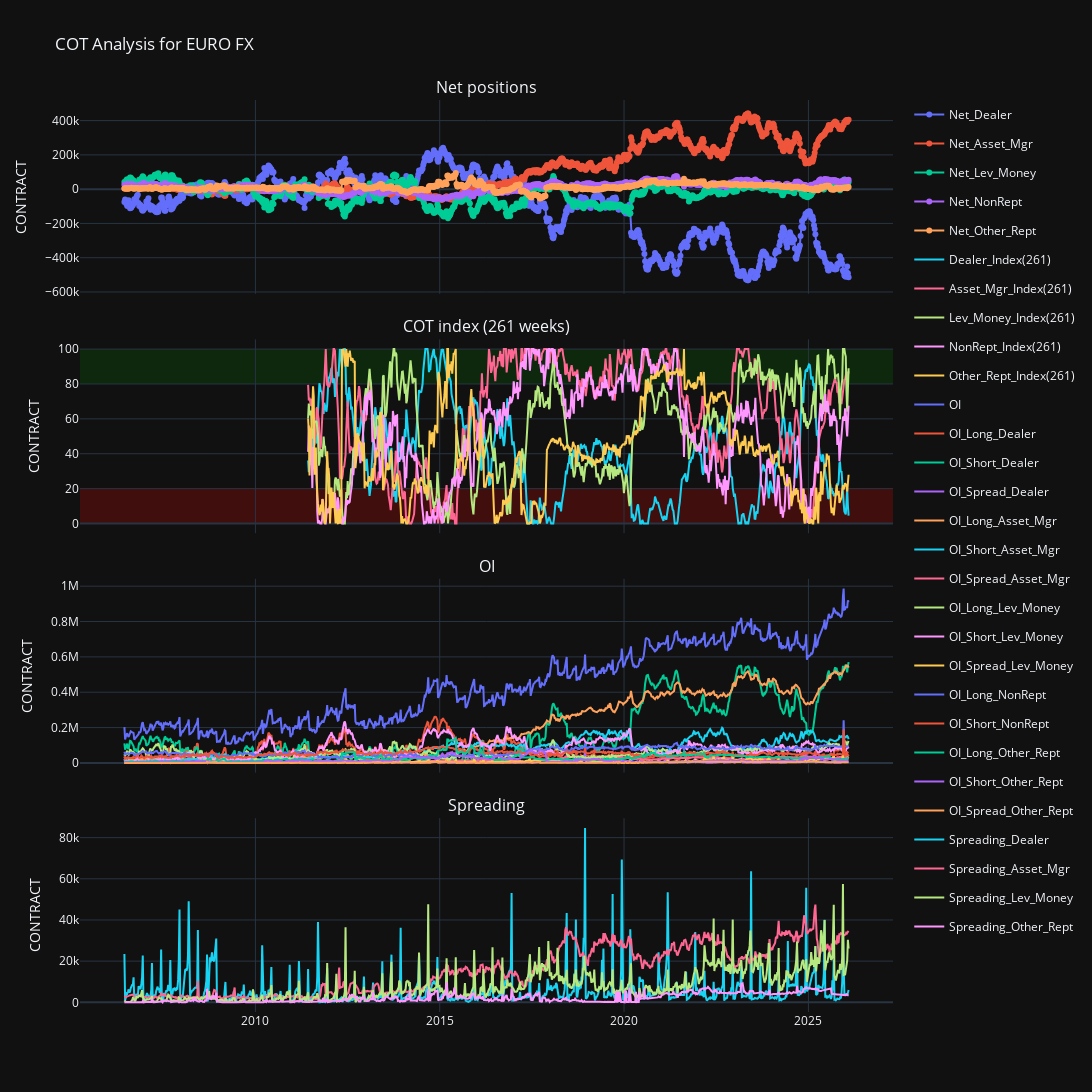

The cell this chart's notebook holds for it:
### Code cell
from plotly.subplots import make_subplots
import plotly.graph_objects as go

fig = make_subplots(rows=4, cols=1, shared_xaxes=True, vertical_spacing=0.05, subplot_titles=("Net positions", f"COT index ({N} weeks)", 'OI', 'Spreading'))

for col in df_net.columns:
    fig.add_trace(
        go.Scatter(
            x=df_net.index,
            y=df_net[col],
            name=col,
            legendgroup=col,
            mode='lines+markers',      # <-- add markers along with lines
        ),
        row=1, col=1
    )

for col in df_index.columns:
    fig.add_trace(
        go.Scatter(
            x=df_index.index,
            y=df_index[col],
            name=col,
            legendgroup=col
        ),
        row=2, col=1
    )
for col in df_oi.columns:
    fig.add_trace(
        go.Scatter(
            x=df_oi.index,
            y=df_oi[col],
            name=col,
            legendgroup=col
        ),
        row=3, col=1
    )
for col in df_spreading.columns:
    fig.add_trace(
        go.Scatter(
            x=df_spreading.index,
            y=df_spreading[col],
            name=col,
            legendgroup=col
        ),
        row=4, col=1
    )

fig.add_shape(
    type='rect',
    xref='paper',  # spans the full width of the plot
    yref='y2',  # y-axis of subplot in row 1
    x0=0,
    x1=1,
    y0=80,       # Adjust based on your y-axis range
    y1=100,
    fillcolor='green',
    opacity=0.2,
    line_width=0,
    layer='below'
)

fig.add_shape(
    type='rect',
    xref='paper',  # spans the full width of the plot
    yref='y2',  # y-axis of subplot in row 1
    x0=0,
    x1=1,
    y0=0,              # Adjust based on your y-axis range
    y1=20,
    fillcolor='red',
    opacity=0.2,
    line_width=0,
    layer='below'
)

# Update layout
fig.update_layout(
    height=2000,
    width=1450,
    title_text=f"COT Analysis for EURO FX",
    template='plotly_dark',
    hovermode='x unified',  # or 'x unified' or 'closest',
)

fig.update_yaxes(title_text='CONTRACT')

### Figure 1 — Plotly figure (JSON) as saved in the notebook; plotly's stock layout.template omitted (floating-point values rounded to 4 significant figures; data arrays with more than 128 entries replaced by an {"elided": "..."} marker saying what was removed)
{"data": [{"legendgroup": "Net_Dealer", "mode": "lines+markers", "name": "Net_Dealer", "x": {"elided": "1026 str values"}, "y": {"elided": "1026 float values"}, "type": "scatter", "xaxis": "x", "yaxis": "y"}, {"legendgroup": "Net_Asset_Mgr", "mode": "lines+markers", "name": "Net_Asset_Mgr", "x": {"elided": "1026 str values"}, "y": {"elided": "1026 float values"}, "type": "scatter", "xaxis": "x", "yaxis": "y"}, {"legendgroup": "Net_Lev_Money", "mode": "lines+markers", "name": "Net_Lev_Money", "x": {"elided": "1026 str values"}, "y": {"elided": "1026 float values"}, "type": "scatter", "xaxis": "x", "yaxis": "y"}, {"legendgroup": "Net_NonRept", "mode": "lines+markers", "name": "Net_NonRept", "x": {"elided": "1026 str values"}, "y": {"elided": "1026 float values"}, "type": "scatter", "xaxis": "x", "yaxis": "y"}, {"legendgroup": "Net_Other_Rept", "mode": "lines+markers", "name": "Net_Other_Rept", "x": {"elided": "1026 str values"}, "y": {"elided": "1026 float values"}, "type": "scatter", "xaxis": "x", "yaxis": "y"}, {"legendgroup": "Dealer_Index(261)", "name": "Dealer_Index(261)", "x": {"elided": "766 str values"}, "y": {"elided": "766 float values"}, "type": "scatter", "xaxis": "x2", "yaxis": "y2"}, {"legendgroup": "Asset_Mgr_Index(261)", "name": "Asset_Mgr_Index(261)", "x": {"elided": "766 str values"}, "y": {"elided": "766 float values"}, "type": "scatter", "xaxis": "x2", "yaxis": "y2"}, {"legendgroup": "Lev_Money_Index(261)", "name": "Lev_Money_Index(261)", "x": {"elided": "766 str values"}, "y": {"elided": "766 float values"}, "type": "scatter", "xaxis": "x2", "yaxis": "y2"}, {"legendgroup": "NonRept_Index(261)", "name": "NonRept_Index(261)", "x": {"elided": "766 str values"}, "y": {"elided": "766 float values"}, "type": "scatter", "xaxis": "x2", "yaxis": "y2"}, {"legendgroup": "Other_Rept_Index(261)", "name": "Other_Rept_Index(261)", "x": {"elided": "766 str values"}, "y": {"elided": "766 float values"}, "type": "scatter", "xaxis": "x2", "yaxis": "y2"}, {"legendgroup": "OI", "name": "OI", "x": {"elided": "1026 str values"}, "y": {"elided": "1026 float values"}, "type": "scatter", "xaxis": "x3", "yaxis": "y3"}, {"legendgroup": "OI_Long_Dealer", "name": "OI_Long_Dealer", "x": {"elided": "1026 str values"}, "y": {"elided": "1026 float values"}, "type": "scatter", "xaxis": "x3", "yaxis": "y3"}, {"legendgroup": "OI_Short_Dealer", "name": "OI_Short_Dealer", "x": {"elided": "1026 str values"}, "y": {"elided": "1026 float values"}, "type": "scatter", "xaxis": "x3", "yaxis": "y3"}, {"legendgroup": "OI_Spread_Dealer", "name": "OI_Spread_Dealer", "x": {"elided": "1026 str values"}, "y": {"elided": "1026 float values"}, "type": "scatter", "xaxis": "x3", "yaxis": "y3"}, {"legendgroup": "OI_Long_Asset_Mgr", "name": "OI_Long_Asset_Mgr", "x": {"elided": "1026 str values"}, "y": {"elided": "1026 float values"}, "type": "scatter", "xaxis": "x3", "yaxis": "y3"}, {"legendgroup": "OI_Short_Asset_Mgr", "name": "OI_Short_Asset_Mgr", "x": {"elided": "1026 str values"}, "y": {"elided": "1026 float values"}, "type": "scatter", "xaxis": "x3", "yaxis": "y3"}, {"legendgroup": "OI_Spread_Asset_Mgr", "name": "OI_Spread_Asset_Mgr", "x": {"elided": "1026 str values"}, "y": {"elided": "1026 float values"}, "type": "scatter", "xaxis": "x3", "yaxis": "y3"}, {"legendgroup": "OI_Long_Lev_Money", "name": "OI_Long_Lev_Money", "x": {"elided": "1026 str values"}, "y": {"elided": "1026 float values"}, "type": "scatter", "xaxis": "x3", "yaxis": "y3"}, {"legendgroup": "OI_Short_Lev_Money", "name": "OI_Short_Lev_Money", "x": {"elided": "1026 str values"}, "y": {"elided": "1026 float values"}, "type": "scatter", "xaxis": "x3", "yaxis": "y3"}, {"legendgroup": "OI_Spread_Lev_Money", "name": "OI_Spread_Lev_Money", "x": {"elided": "1026 str values"}, "y": {"elided": "1026 float values"}, "type": "scatter", "xaxis": "x3", "yaxis": "y3"}, {"legendgroup": "OI_Long_NonRept", "name": "OI_Long_NonRept", "x": {"elided": "1026 str values"}, "y": {"elided": "1026 float values"}, "type": "scatter", "xaxis": "x3", "yaxis": "y3"}, {"legendgroup": "OI_Short_NonRept", "name": "OI_Short_NonRept", "x": {"elided": "1026 str values"}, "y": {"elided": "1026 float values"}, "type": "scatter", "xaxis": "x3", "yaxis": "y3"}, {"legendgroup": "OI_Long_Other_Rept", "name": "OI_Long_Other_Rept", "x": {"elided": "1026 str values"}, "y": {"elided": "1026 float values"}, "type": "scatter", "xaxis": "x3", "yaxis": "y3"}, {"legendgroup": "OI_Short_Other_Rept", "name": "OI_Short_Other_Rept", "x": {"elided": "1026 str values"}, "y": {"elided": "1026 float values"}, "type": "scatter", "xaxis": "x3", "yaxis": "y3"}, {"legendgroup": "OI_Spread_Other_Rept", "name": "OI_Spread_Other_Rept", "x": {"elided": "1026 str values"}, "y": {"elided": "1026 float values"}, "type": "scatter", "xaxis": "x3", "yaxis": "y3"}, {"legendgroup": "Spreading_Dealer", "name": "Spreading_Dealer", "x": {"elided": "1026 str values"}, "y": {"elided": "1026 float values"}, "type": "scatter", "xaxis": "x4", "yaxis": "y4"}, {"legendgroup": "Spreading_Asset_Mgr", "name": "Spreading_Asset_Mgr", "x": {"elided": "1026 str values"}, "y": {"elided": "1026 float values"}, "type": "scatter", "xaxis": "x4", "yaxis": "y4"}, {"legendgroup": "Spreading_Lev_Money", "name": "Spreading_Lev_Money", "x": {"elided": "1026 str values"}, "y": {"elided": "1026 float values"}, "type": "scatter", "xaxis": "x4", "yaxis": "y4"}, {"legendgroup": "Spreading_Other_Rept", "name": "Spreading_Other_Rept", "x": {"elided": "1026 str values"}, "y": {"elided": "1026 float values"}, "type": "scatter", "xaxis": "x4", "yaxis": "y4"}], "layout": {"xaxis": {"anchor": "y", "domain": [0.0, 1.0], "matches": "x4", "showticklabels": false}, "yaxis": {"anchor": "x", "domain": [0.7875, 1.0], "title": {"text": "CONTRACT"}}, "xaxis2": {"anchor": "y2", "domain": [0.0, 1.0], "matches": "x4", "showticklabels": false}, "yaxis2": {"anchor": "x2", "domain": [0.525, 0.7375], "title": {"text": "CONTRACT"}}, "xaxis3": {"anchor": "y3", "domain": [0.0, 1.0], "matches": "x4", "showticklabels": false}, "yaxis3": {"anchor": "x3", "domain": [0.2625, 0.475], "title": {"text": "CONTRACT"}}, "xaxis4": {"anchor": "y4", "domain": [0.0, 1.0]}, "yaxis4": {"anchor": "x4", "domain": [0.0, 0.2125], "title": {"text": "CONTRACT"}}, "annotations": [{"font": {"size": 16}, "showarrow": false, "text": "Net positions", "x": 0.5, "xanchor": "center", "xref": "paper", "y": 1.0, "yanchor": "bottom", "yref": "paper"}, {"font": {"size": 16}, "showarrow": false, "text": "COT index (261 weeks)", "x": 0.5, "xanchor": "center", "xref": "paper", "y": 0.7375, "yanchor": "bottom", "yref": "paper"}, {"font": {"size": 16}, "showarrow": false, "text": "OI", "x": 0.5, "xanchor": "center", "xref": "paper", "y": 0.475, "yanchor": "bottom", "yref": "paper"}, {"font": {"size": 16}, "showarrow": false, "text": "Spreading", "x": 0.5, "xanchor": "center", "xref": "paper", "y": 0.2125, "yanchor": "bottom", "yref": "paper"}], "shapes": [{"fillcolor": "green", "layer": "below", "line": {"width": 0}, "opacity": 0.2, "type": "rect", "x0": 0, "x1": 1, "xref": "paper", "y0": 80, "y1": 100, "yref": "y2"}, {"fillcolor": "red", "layer": "below", "line": {"width": 0}, "opacity": 0.2, "type": "rect", "x0": 0, "x1": 1, "xref": "paper", "y0": 0, "y1": 20, "yref": "y2"}], "title": {"text": "COT Analysis for EURO FX"}, "height": 2000, "width": 1450, "hovermode": "x unified"}}
